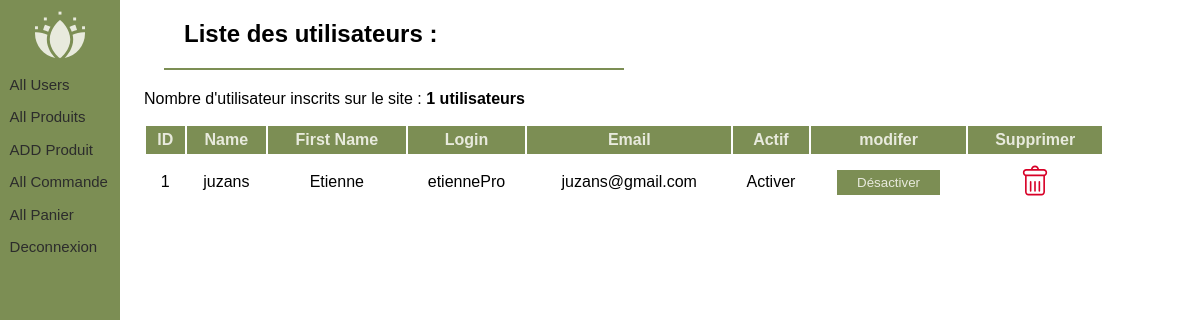
Page /backOffice79816/index.php (signed in) on the committed database.
### tables this page shows
CREATE TABLE `Users` (
  `id` int(11) NOT NULL,
  `name` varchar(255) NOT NULL,
  `firstName` varchar(255) NOT NULL,
  `Login` varchar(255) NOT NULL,
  `password` varchar(255) NOT NULL,
  `email` varchar(255) NOT NULL,
  `actif` int(1) NOT NULL
);

### backOffice79816/controller/AllUsers.php (called while the page is built, shortened)
<?php
$objOffice = new office($connect);
$nbUsers = $objOffice->nbUsers();
?>

### backOffice79816/models/connect.class.php (called while the page is built, shortened)
<?php
class connect {
    public function setConnect(PDO $connect)
    {
        $this -> _connect = $connect;
    }
}
?>

### backOffice79816/models/office.class.php (called while the page is built, shortened)
<?php
class office extends connect
{
    function ListeUsers(){
        $req = $this -> _connect -> query("SELECT * FROM Users");
        $res = $req->fetchAll();
        return $res;
    }
    function nbUsers(){
        $req = $this -> _connect -> query("SELECT * FROM Users");
        $nb = $req -> rowCount();
        return $nb;
    }
}
?>

### backOffice79816/views/ALLUsers.php (the view, shortened to what this page needs)
<?php
require "controller/AllUsers.php"
?>
<section>
    <div id="Liste_Users">
        <div class="Title">
            <h2>Liste des utilisateurs : </h2>
            <div class="barre"></div>
        </div>
        <div class="stat">
            <p>Nombre d'utilisateur inscrits sur le site : <strong><?php echo $nbUsers ?> utilisateurs</strong></p>
        </div>
        <div class="Table">
            <table>
                <tr class="Table_Menu">
                    <td>ID</td>
                    <td>Name</td>
                    <td>First Name</td>
                    <td>Login</td>
                    <td>Email</td>
                    <td>Actif</td>
                    <td>modifer</td>
                    <td>Supprimer</td>
                </tr>
                <?php
                foreach ($objOffice->ListeUsers() as $res){
                    ?>
                    <tr class="Table_User">
                        <td><?php echo $res['id'] ;?></td>
                        <td><?php echo $res['name'] ;?></td>
                        <td><?php echo $res['firstName'] ;?></td>
                        <td><?php echo $res['Login'] ;?></td>
                        <td><?php echo $res['email'] ;?></td>
                        <td><?php
                            if($res['actif'] == 1 ){
                                echo "<div id='Actif'><p>Activer</p></div>";
                            }else{
                                echo "<div id='Inactif'><p>Désactiver</p></div>";
                            }
                            ?>
                        </td>
                        <td><?php
                            if($res['actif'] == 1 ){
                                echo "<div class='modifeActif'><form method='post'><input type='hidden' name='idusers' value='".$res['id']."'/><input type='submit' name='Desactiver' value='Désactiver'/></form></div>";
                            }else{
                                echo "<div class='modifeActif'><form method='post'><input type='hidden' name='idusers' value='".$res['id']."'/><input type='submit' name='activer' value='Activer'/></form></div>";
                            }
                            ?>
                        </td>
                        <td>
                            <form method="post">
                                <input name="DeleteProduit" type="image" src="./../images/icones/delete-button.svg"
                                       style="width: 30px; height: 35px;">
                            </form>
                        </td>
                    </tr>
                    <?php
                }
                ?>
            </table>
        </div>
    </div>
</section>

### styles/officeStyle.css (style rules this page uses)
html, body { margin: 0; padding: 0; }
#Liste_Users { float: left; width: 80%; padding-left: 2%; }
.Title { margin: 20px; }
.Title h2 { margin: 20px; font-family: 'Oxygen', sans-serif; }
.barre { width: 50%; height: 2px; background: #7c8e54; margin: 1% 0%; }
.stat p { font-family: 'Oxygen', sans-serif; }
.Table { width: 100%; overflow: auto; height: 690px; }
.Table table { width: 100%; }
.Table_Menu { background: #7c8e54; font-weight: bolder; }
.Table_Menu td { text-align: center; padding: 5px; color: #e8eadd; font-family: 'Oxygen', sans-serif; }
.Table_User td { text-align: center; font-family: 'Oxygen', sans-serif; }
.modifeActif input { background: #7c8e54; border: none; padding: 5px 20px; cursor: pointer; color: #e8eadd; font-family: 'Oxygen', sans-serif; }

### rows in the picture
users: id "1", name "juzans", firstName "Etienne", Login "etiennePro", email "juzans@gmail.com", actif "Activer"

### other values in the picture
$nbUsers "1"
